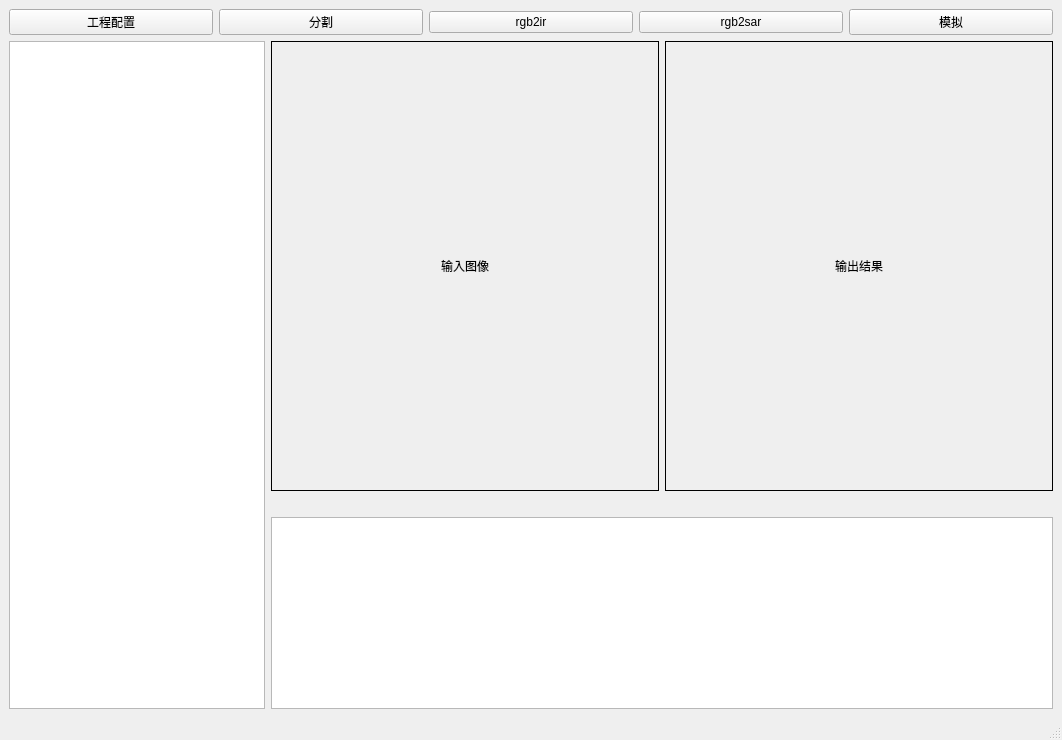
<?xml version="1.0" encoding="UTF-8"?>
<ui version="4.0">
 <class>MainWindow</class>
 <widget class="QMainWindow" name="MainWindow">
  <property name="geometry">
   <rect>
    <x>0</x>
    <y>0</y>
    <width>1062</width>
    <height>740</height>
   </rect>
  </property>
  <property name="windowTitle">
   <string>图像分割以及场景迁移工具</string>
  </property>
  <widget class="QWidget" name="centralwidget">
   <layout class="QVBoxLayout" name="verticalLayout">
    <item>
     <layout class="QHBoxLayout" name="horizontalLayout">
      <item>
       <widget class="QPushButton" name="btn_config">
        <property name="text">
         <string>工程配置</string>
        </property>
       </widget>
      </item>
      <item>
       <widget class="QPushButton" name="pushButton_2">
        <property name="text">
         <string>分割</string>
        </property>
       </widget>
      </item>
      <item>
       <widget class="QPushButton" name="pushButton_3">
        <property name="text">
         <string>rgb2ir</string>
        </property>
       </widget>
      </item>
      <item>
       <widget class="QPushButton" name="pushButton_4">
        <property name="text">
         <string>rgb2sar</string>
        </property>
       </widget>
      </item>
      <item>
       <widget class="QPushButton" name="pushButton_5">
        <property name="text">
         <string>模拟</string>
        </property>
       </widget>
      </item>
     </layout>
    </item>
    <item>
     <layout class="QHBoxLayout" name="horizontalLayout_browser">
      <item>
       <widget class="QTreeView" name="tree_file_browser">
        <property name="minimumSize">
         <size>
          <width>220</width>
          <height>0</height>
         </size>
        </property>
        <property name="sizePolicy">
         <sizepolicy hsizetype="Preferred" vsizetype="Expanding">
          <horstretch>0</horstretch>
          <verstretch>0</verstretch>
         </sizepolicy>
        </property>
        <property name="headerHidden">
         <bool>true</bool>
        </property>
       </widget>
      </item>
      <item>
       <layout class="QVBoxLayout" name="verticalLayout_content">
        <item>
         <layout class="QHBoxLayout" name="horizontalLayout_2">
          <item>
           <widget class="QLabel" name="label_input">
            <property name="sizePolicy">
             <sizepolicy hsizetype="Expanding" vsizetype="Expanding">
              <horstretch>0</horstretch>
              <verstretch>0</verstretch>
             </sizepolicy>
            </property>
            <property name="minimumSize">
             <size>
              <width>256</width>
              <height>256</height>
             </size>
            </property>
            <property name="frameShape">
             <enum>QFrame::Box</enum>
            </property>
            <property name="text">
             <string>输入图像</string>
            </property>
            <property name="alignment">
             <set>Qt::AlignCenter</set>
            </property>
           </widget>
          </item>
          <item>
           <widget class="QLabel" name="label_output">
            <property name="sizePolicy">
             <sizepolicy hsizetype="Expanding" vsizetype="Expanding">
              <horstretch>0</horstretch>
              <verstretch>0</verstretch>
             </sizepolicy>
            </property>
            <property name="minimumSize">
             <size>
              <width>256</width>
              <height>256</height>
             </size>
            </property>
            <property name="frameShape">
             <enum>QFrame::Box</enum>
            </property>
            <property name="text">
             <string>输出结果</string>
            </property>
            <property name="alignment">
             <set>Qt::AlignCenter</set>
            </property>
           </widget>
          </item>
         </layout>
        </item>
        <item>
         <layout class="QHBoxLayout" name="hLayout">
          <item>
           <widget class="QLabel" name="label_loading">
            <property name="text">
             <string/>
            </property>
           </widget>
          </item>
         </layout>
        </item>
        <item>
         <widget class="QTextEdit" name="text_log">
          <property name="sizePolicy">
           <sizepolicy hsizetype="Preferred" vsizetype="Preferred">
            <horstretch>0</horstretch>
            <verstretch>0</verstretch>
           </sizepolicy>
          </property>
         </widget>
        </item>
       </layout>
      </item>
     </layout>
    </item>
   </layout>
  </widget>
  <widget class="QMenuBar" name="menubar">
   <property name="geometry">
    <rect>
     <x>0</x>
     <y>0</y>
     <width>1062</width>
     <height>21</height>
    </rect>
   </property>
  </widget>
  <widget class="QStatusBar" name="statusbar"/>
 </widget>
 <resources/>
 <connections/>
</ui>
